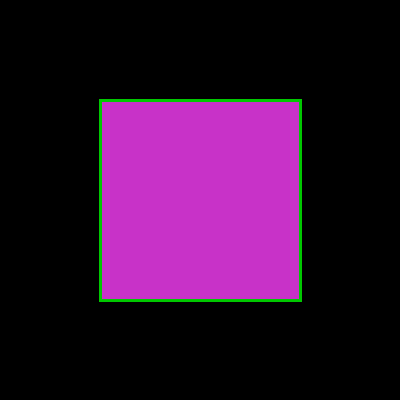
Frame 1 (no input)
Frame 60 (the mouse pressed at the canvas centre just before this capture): identical to frame 1, image omitted
Frame 120 (the mouse held since frame 60 and released just before this capture): identical to frame 1, image omitted

The Processing sketch that drew this single still picture (run headless with seeded random() and noise(); from frame 60 on, the mouse is pressed at the canvas centre):

// Processing sketch: MySketch
// ── MySketch.pde
void setup() {
  size(400, 400);
  frameRate(60);
}

void draw() {
  background(0);
  fill(200, 50, 200);
  stroke(0, 200, 0);
  strokeWeight(3.f);
  rect(100, 100, 200, 200);
}
